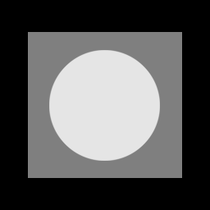
%> input picture CSE_LAB_4TH/401/401_LAB/19.Noise Model/help/ImageRestoration/original.tif, 210 x 210 px, shrunk from 256 x 256 before the run
$ octave Gaussiann.m   (GNU Octave 9; MATLAB toolbox functions it lacks are replaced by stand-ins)
%> lines starting %> are read from the running program, lines starting %| are printed output that depends on the picture
### CSE_LAB_4TH/401/401_LAB/19.Noise Model/help/ImageRestoration/histequalization.m
function [s,hist1,hist2]=histequalization(input);

[r c]=size(input);

hist=zeros(1,256);
for i=1:r
    for j=1:c
        hist(input(i,j)+1)=hist(input(i,j)+1)+1;
    end
end

pdf=zeros(1,256);

%%%PDF%%%%%%%%
for i=1:256
    pdf(i)=hist(i)/(r*c);
end
hist1=pdf;

%%CDF%%%%%%%%%%%
for i=2:256
    pdf(i)=pdf(i-1)+pdf(i);
end
hist2=pdf;

%%%Equalize value
for i=1:256
    s(i)=uint8(pdf(i)*255+0.5);
end

### CSE_LAB_4TH/401/401_LAB/19.Noise Model/help/ImageRestoration/Gaussiann.m
clc;
clear all;
close all;
I = imread('original.tif');
%> I is the input picture: size 210x210 uint8; min 0, max 234, mean 87.1
M=0;
V=0.01;
J = imnoise(I,'gaussian',M,V);
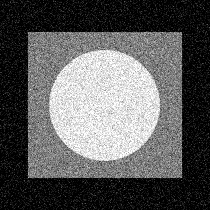
%> J: size 210x210 uint8; min 0, max 255, mean 91.4
figure, imshow(I);
figure, imshow(J);

L=J-I
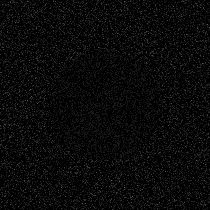
%> L: size 210x210 uint8; min 0, max 106, mean 9.6
[r c]=size(J);
%> r = 210; c = 210
k=zeros(r,c);
[k,pdf,cdf]=histequalization(L);
%> after the loop in histequalization, `for i=1:r`: hist = 256 values, max 22454 at index 1, min 0 at index 91, mean 172.3
%> after the loop in histequalization, `for i=1:256`: pdf = 256 values, max 0.509 at index 1, min 0 at index 91, mean 0.00391
%> in histequalization, `hist1=pdf;`: hist1 has the same summary as pdf
%> after the loop in histequalization, `for i=2:256`: pdf = 256 values from 0.509 to 1
%> after the loop in histequalization, `for i=1:256`: s = 256 values from 130 to 255
%> k = 256 values from 130 to 255; pdf = 256 values, max 0.509 at index 1, min 0 at index 91, mean 0.00391; cdf = 256 values from 0.509 to 1

figure,bar(pdf);
%> after `bar(pdf)`:
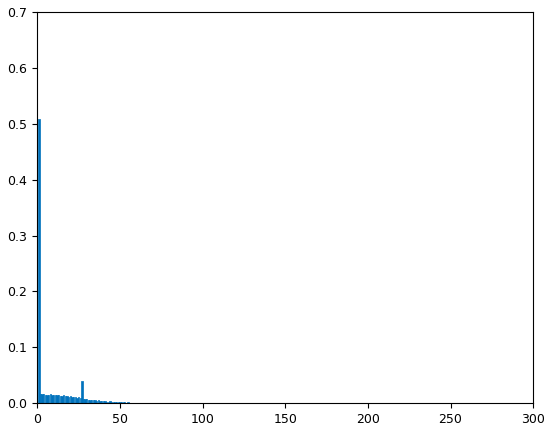
%> figure redrawn from the program's plot data; tallest bar 0.509 high, from x = 0.6 to 1.4
figure,bar(cdf);
%> after `bar(cdf)`:
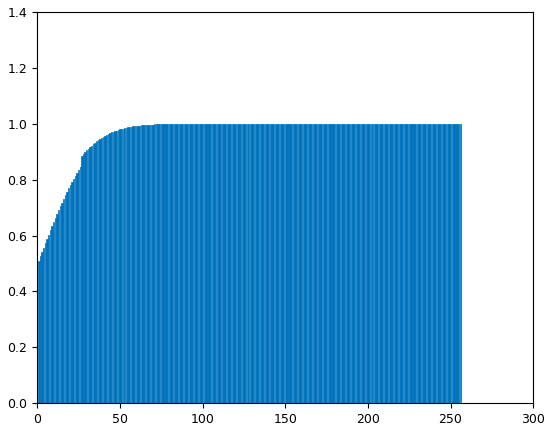
%> figure redrawn from the program's plot data; tallest bar 1 high, from x = 106.6 to 107.4
